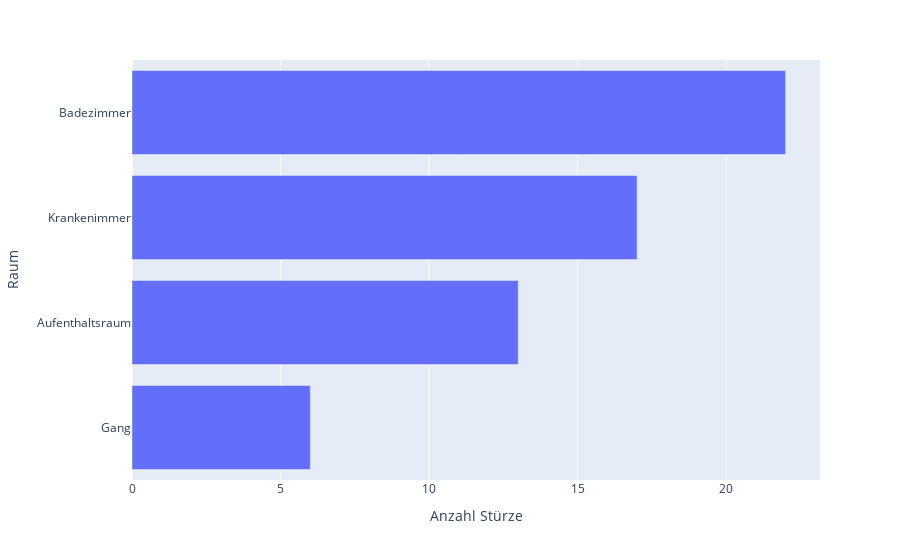

Source (notebook cell):
### Code cell
import plotly.express as px
fig = px.bar(df,y="Raum",x="Anzahl Stürze")
fig.update_xaxes(categoryorder = 'total descending')
fig.show()

### Figure 1 — Plotly figure (JSON) as saved in the notebook; plotly's stock layout.template omitted (floating-point values rounded to 4 significant figures)
{"data": [{"alignmentgroup": "True", "hovertemplate": "Anzahl Stürze=%{x}<br>Raum=%{y}<extra></extra>", "legendgroup": "", "marker": {"color": "#636efa", "pattern": {"shape": ""}}, "name": "", "offsetgroup": "", "orientation": "h", "showlegend": false, "textposition": "auto", "x": [6, 13, 17, 22], "xaxis": "x", "y": ["Gang", "Aufenthaltsraum", "Krankenimmer", "Badezimmer"], "yaxis": "y", "type": "bar"}], "layout": {"xaxis": {"anchor": "y", "domain": [0.0, 1.0], "title": {"text": "Anzahl Stürze"}, "categoryorder": "total descending"}, "yaxis": {"anchor": "x", "domain": [0.0, 1.0], "title": {"text": "Raum"}}, "legend": {"tracegroupgap": 0}, "margin": {"t": 60}, "barmode": "relative"}}
